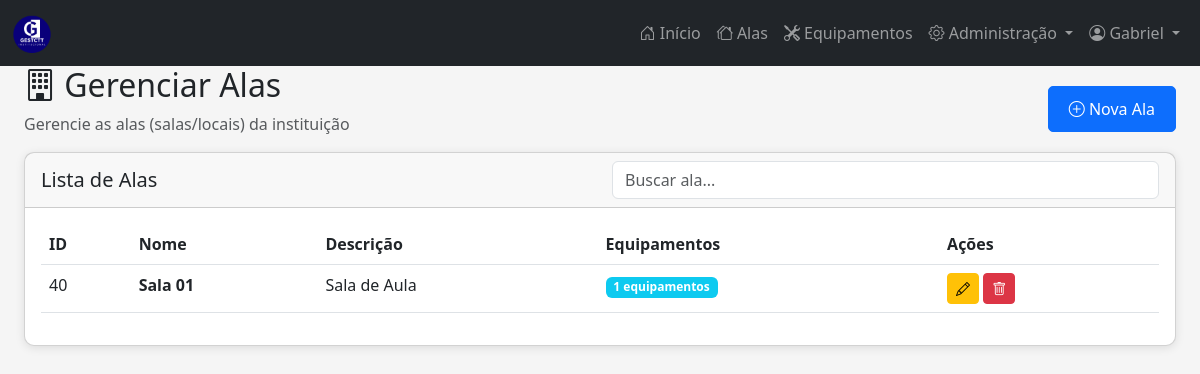
Page /public/alas.php (signed in) on the committed database.
### tables this page shows
CREATE TABLE `ala` (
  `id` int(11) NOT NULL AUTO_INCREMENT,
  `nome` varchar(100) NOT NULL,
  `descricao` text DEFAULT NULL,
  `status` enum('ativo','inativo') DEFAULT 'ativo',
  `created_at` timestamp NOT NULL DEFAULT current_timestamp(),
  `updated_at` timestamp NOT NULL DEFAULT current_timestamp() ON UPDATE current_timestamp(),
  PRIMARY KEY (`id`)
);

### public/alas.php (the view, shortened to what this page needs)
<?php
require_once '../app/config/init.php';
$action = isset($_GET['action']) ? $_GET['action'] : 'list';
$alas_sql = "SELECT a.*, COUNT(e.id) as total_equipamentos
             FROM ala a
             LEFT JOIN equipamentos e ON a.id = e.fk_ala AND e.status = 'ativo'
             WHERE a.status = 'ativo'
             GROUP BY a.id
             ORDER BY a.nome";
$alas_result = $conn->query($alas_sql);
?>
<?php include '../app/views/includes/header.php'; ?>
<?php include '../app/views/includes/navbar.php'; ?>
<div class="container-fluid">
    <div class="row">
        <main class="col-md-12 ms-sm-auto px-md-4">
            <div class="content-wrapper">
                <div class="page-header d-flex justify-content-between align-items-center">
                    <div>
                        <h2><i class="bi bi-building"></i> Gerenciar Alas</h2>
                        <p class="text-muted">Gerencie as alas (salas/locais) da instituição</p>
                    </div>
                    <?php if ($action == 'list'): ?>
                        <a href="?action=create" class="btn btn-primary btn-custom">
                            <i class="bi bi-plus-circle"></i> Nova Ala
                        </a>
                    <?php else: ?>
                        <a href="alas.php" class="btn btn-secondary btn-custom">
                            <i class="bi bi-arrow-left"></i> Voltar
                        </a>
                    <?php endif; ?>
                </div>
                <?php if ($action == 'list'): ?>
                    <div class="card">
                        <div class="card-header">
                            <div class="row align-items-center">
                                <div class="col-md-6">
                                    <h5 class="mb-0">Lista de Alas</h5>
                                </div>
                                <div class="col-md-6">
                                    <input type="text" class="form-control" id="searchInput" placeholder="Buscar ala..." onkeyup="searchTable('searchInput', 'alasTable')">
                                </div>
                            </div>
                        </div>
                        <div class="card-body">
                            <?php if ($alas_result->num_rows > 0): ?>
                                <div class="table-responsive">
                                    <table class="table table-hover" id="alasTable">
                                        <thead>
                                            <tr>
                                                <th>ID</th>
                                                <th>Nome</th>
                                                <th>Descrição</th>
                                                <th>Equipamentos</th>
                                                <th>Ações</th>
                                            </tr>
                                        </thead>
                                        <tbody>
                                            <?php while ($ala = $alas_result->fetch_assoc()): ?>
                                                <tr>
                                                    <td><?php echo $ala['id']; ?></td>
                                                    <td><strong><?php echo htmlspecialchars($ala['nome']); ?></strong></td>
                                                    <td><?php echo htmlspecialchars($ala['descricao']); ?></td>
                                                    <td>
                                                        <span class="badge bg-info"><?php echo $ala['total_equipamentos']; ?> equipamentos</span>
                                                    </td>
                                                    <td>
                                                        <a href="?action=edit&id=<?php echo $ala['id']; ?>" class="btn btn-sm btn-warning">
                                                            <i class="bi bi-pencil"></i>
                                                        </a>
                                                        <form method="POST" style="display:inline;" onsubmit="return confirmDelete('Deseja realmente desativar esta ala?');">
                                                            <button type="submit" name="delete_ala" class="btn btn-sm btn-danger">
                                                                <i class="bi bi-trash"></i>
                                                            </button>
                                                        </form>
                                                    </td>
                                                </tr>
                                            <?php endwhile; ?>
                                        </tbody>
                                    </table>
                                </div>
                            <?php else: ?>
                                <p class="text-center text-muted">Nenhuma ala cadastrada.</p>
                            <?php endif; ?>
                        </div>
                    </div>
                <?php endif; ?>
            </div>
        </main>
    </div>
</div>
<?php include '../app/views/includes/footer.php'; ?>

### assets/css/style.css (style rules this page uses)
:root { --primary-color: #0d6efd; --secondary-color: #6c757d; --success-color: #198754; --danger-color: #dc3545; --warning-color: #ffc107; --info-color: #0dcaf0; --light-color: #f8f9fa; --dark-color: #212529; }
body { font-family: "Segoe UI", Tahoma, Geneva, Verdana, sans-serif; background-color: #f5f5f5; }
.card { border-radius: 10px; box-shadow: 0 2px 10px rgba(0, 0, 0, 0.1); transition: transform 0.3s ease, box-shadow 0.3s ease; }
.btn-custom { border-radius: 5px; padding: 10px 20px; font-weight: 500; transition: all 0.3s ease; }

### rows in the picture
ala: id "40", nome "Sala 01", descricao "Sala de Aula", total_equipamentos "1"

### other values in the picture
$_SESSION['user_name'] "Gabriel"
